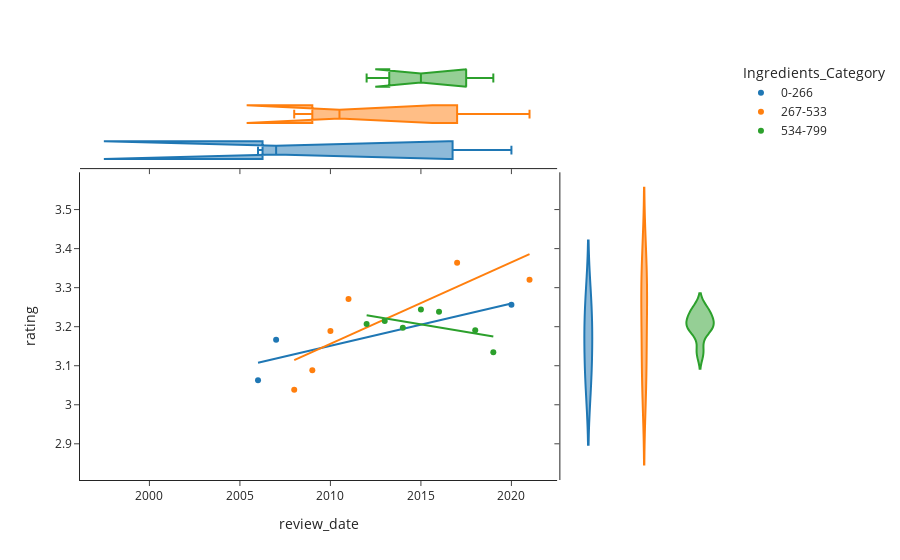

The cell this chart's notebook holds for it:
### Markdown cell above
Modification de la dataframe avec avec de quatégories de nombre d'ingrédients.

### Code cell
# Définir les bins et les labels pour les catégories
bins = [0, 266, 533, 799]  
labels = ['0-266', '267-533', '534-799']

# Créer une nouvelle colonne 'Ingredients_Category'
data_grouped['Ingredients_Category'] = pd.cut(data_grouped['Total_Ingredients'], bins=bins, labels=labels, right=False)

# Afficher le DataFrame mis à jour pour vérifier la nouvelle colonne
print(data_grouped[['review_date', 'Total_Ingredients', 'Ingredients_Category']])

# Créer un graphique linéaire pour visualiser l'évolution des notes moyennes dans le temps par catégorie d'ingrédients
fig = px.scatter(data_grouped, x="review_date", y="rating", color="Ingredients_Category", 
                 marginal_y="violin", marginal_x="box", trendline="ols", template="simple_white")
fig.show()

### Figure 1 — Plotly figure (JSON) as saved in the notebook; plotly's stock layout.template omitted (floating-point values rounded to 4 significant figures)
{"data": [{"hovertemplate": "Ingredients_Category=0-266<br>review_date=%{x}<br>rating=%{y}<extra></extra>", "legendgroup": "0-266", "marker": {"color": "#1F77B4", "symbol": "circle"}, "mode": "markers", "name": "0-266", "orientation": "v", "showlegend": true, "type": "scatter", "x": [2006, 2007, 2020], "xaxis": "x", "y": [3.062, 3.167, 3.256], "yaxis": "y"}, {"alignmentgroup": "True", "hovertemplate": "Ingredients_Category=0-266<br>review_date=%{x}<extra></extra>", "legendgroup": "0-266", "marker": {"color": "#1F77B4", "symbol": "circle"}, "name": "0-266", "notched": true, "offsetgroup": "0-266", "showlegend": false, "type": "box", "x": [2006, 2007, 2020], "xaxis": "x3", "yaxis": "y3"}, {"alignmentgroup": "True", "hovertemplate": "Ingredients_Category=0-266<br>rating=%{y}<extra></extra>", "legendgroup": "0-266", "marker": {"color": "#1F77B4", "symbol": "circle"}, "name": "0-266", "offsetgroup": "0-266", "scalegroup": "y", "showlegend": false, "type": "violin", "xaxis": "x2", "y": [3.062, 3.167, 3.256], "yaxis": "y2"}, {"hovertemplate": "<b>OLS trendline</b><br>rating = 0.010872 * review_date + -18.7019<br>R<sup>2</sup>=0.767442<br><br>Ingredients_Category=0-266<br>review_date=%{x}<br>rating=%{y} <b>(trend)</b><extra></extra>", "legendgroup": "0-266", "marker": {"color": "#1F77B4", "symbol": "circle"}, "mode": "lines", "name": "0-266", "showlegend": false, "type": "scatter", "x": [2006, 2007, 2020], "xaxis": "x", "y": [3.107, 3.118, 3.26], "yaxis": "y"}, {"hovertemplate": "Ingredients_Category=267-533<br>review_date=%{x}<br>rating=%{y}<extra></extra>", "legendgroup": "267-533", "marker": {"color": "#FF7F0E", "symbol": "circle"}, "mode": "markers", "name": "267-533", "orientation": "v", "showlegend": true, "type": "scatter", "x": [2008, 2009, 2010, 2011, 2017, 2021], "xaxis": "x", "y": [3.039, 3.088, 3.189, 3.271, 3.364, 3.32], "yaxis": "y"}, {"alignmentgroup": "True", "hovertemplate": "Ingredients_Category=267-533<br>review_date=%{x}<extra></extra>", "legendgroup": "267-533", "marker": {"color": "#FF7F0E", "symbol": "circle"}, "name": "267-533", "notched": true, "offsetgroup": "267-533", "showlegend": false, "type": "box", "x": [2008, 2009, 2010, 2011, 2017, 2021], "xaxis": "x3", "yaxis": "y3"}, {"alignmentgroup": "True", "hovertemplate": "Ingredients_Category=267-533<br>rating=%{y}<extra></extra>", "legendgroup": "267-533", "marker": {"color": "#FF7F0E", "symbol": "circle"}, "name": "267-533", "offsetgroup": "267-533", "scalegroup": "y", "showlegend": false, "type": "violin", "xaxis": "x2", "y": [3.039, 3.088, 3.189, 3.271, 3.364, 3.32], "yaxis": "y2"}, {"hovertemplate": "<b>OLS trendline</b><br>rating = 0.0208776 * review_date + -38.8078<br>R<sup>2</sup>=0.690816<br><br>Ingredients_Category=267-533<br>review_date=%{x}<br>rating=%{y} <b>(trend)</b><extra></extra>", "legendgroup": "267-533", "marker": {"color": "#FF7F0E", "symbol": "circle"}, "mode": "lines", "name": "267-533", "showlegend": false, "type": "scatter", "x": [2008, 2009, 2010, 2011, 2017, 2021], "xaxis": "x", "y": [3.114, 3.135, 3.156, 3.177, 3.302, 3.386], "yaxis": "y"}, {"hovertemplate": "Ingredients_Category=534-799<br>review_date=%{x}<br>rating=%{y}<extra></extra>", "legendgroup": "534-799", "marker": {"color": "#2CA02C", "symbol": "circle"}, "mode": "markers", "name": "534-799", "orientation": "v", "showlegend": true, "type": "scatter", "x": [2012, 2013, 2014, 2015, 2016, 2018, 2019], "xaxis": "x", "y": [3.207, 3.215, 3.198, 3.244, 3.238, 3.191, 3.135], "yaxis": "y"}, {"alignmentgroup": "True", "hovertemplate": "Ingredients_Category=534-799<br>review_date=%{x}<extra></extra>", "legendgroup": "534-799", "marker": {"color": "#2CA02C", "symbol": "circle"}, "name": "534-799", "notched": true, "offsetgroup": "534-799", "showlegend": false, "type": "box", "x": [2012, 2013, 2014, 2015, 2016, 2018, 2019], "xaxis": "x3", "yaxis": "y3"}, {"alignmentgroup": "True", "hovertemplate": "Ingredients_Category=534-799<br>rating=%{y}<extra></extra>", "legendgroup": "534-799", "marker": {"color": "#2CA02C", "symbol": "circle"}, "name": "534-799", "offsetgroup": "534-799", "scalegroup": "y", "showlegend": false, "type": "violin", "xaxis": "x2", "y": [3.207, 3.215, 3.198, 3.244, 3.238, 3.191, 3.135], "yaxis": "y2"}, {"hovertemplate": "<b>OLS trendline</b><br>rating = -0.00773555 * review_date + 18.7932<br>R<sup>2</sup>=0.299214<br><br>Ingredients_Category=534-799<br>review_date=%{x}<br>rating=%{y} <b>(trend)</b><extra></extra>", "legendgroup": "534-799", "marker": {"color": "#2CA02C", "symbol": "circle"}, "mode": "lines", "name": "534-799", "showlegend": false, "type": "scatter", "x": [2012, 2013, 2014, 2015, 2016, 2018, 2019], "xaxis": "x", "y": [3.229, 3.222, 3.214, 3.206, 3.198, 3.183, 3.175], "yaxis": "y"}], "layout": {"legend": {"title": {"text": "Ingredients_Category"}, "tracegroupgap": 0}, "margin": {"t": 60}, "xaxis": {"anchor": "y", "domain": [0, 0.7363], "title": {"text": "review_date"}}, "xaxis2": {"anchor": "y2", "domain": [0.7413, 1], "matches": "x2", "showline": false, "showticklabels": false, "ticks": ""}, "xaxis3": {"anchor": "y3", "domain": [0, 0.7363], "matches": "x", "showticklabels": false}, "xaxis4": {"anchor": "y4", "domain": [0.7413, 1], "matches": "x2", "showline": false, "showticklabels": false, "ticks": ""}, "yaxis": {"anchor": "x", "domain": [0, 0.7326], "title": {"text": "rating"}}, "yaxis2": {"anchor": "x2", "domain": [0, 0.7326], "matches": "y", "showticklabels": false}, "yaxis3": {"anchor": "x3", "domain": [0.7426, 1], "matches": "y3", "showline": false, "showticklabels": false, "ticks": ""}, "yaxis4": {"anchor": "x4", "domain": [0.7426, 1], "matches": "y3", "showline": false, "showticklabels": false, "ticks": ""}}}
